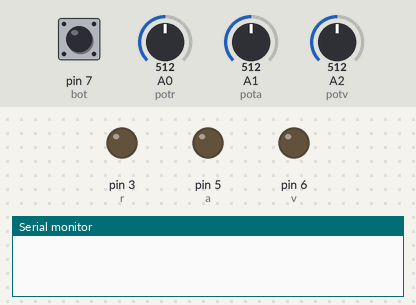
Bench run of a sketch on a simulated Arduino Uno, built with avr-gcc and run on an emulated ATmega328P. Parts: output pins drawn as LEDs (lit = HIGH), the last lines printed to the serial monitor. The inputs (shaded band) are chosen by the test bench; at power-on: pin 7 (bot) LOW, A0 (potr) = 512, A1 (pota) = 512, A2 (potv) = 512.

Above: at 1.2 s.
1.3 s: pin 7 (bot) pulled HIGH for 0.15 s
At 12.5 s:
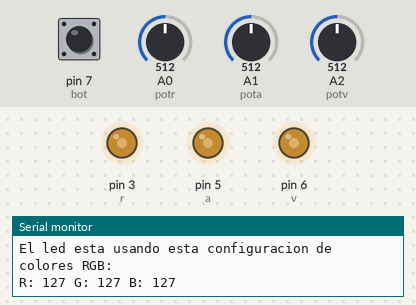
Timing chart, 0 to 12.8 s (numbered marks = the images above; inputs shaded):
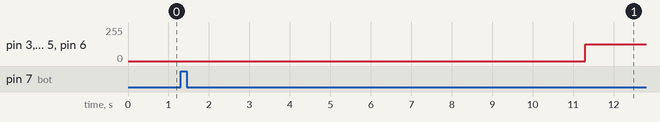

The sketch:

tp_n_3_lectura_an_loga_y_monitor_serial1.ino
```cpp
#define r 3
#define a 5
#define v 6
#define bot 7
int estado = 0;
int potr = A0;
int pota = A1;
int potv = A2;
int valpotr;
int valpota;
int valpotv;
int ledr;
int leda;
int ledv;

void setup()
{
  pinMode(r, OUTPUT);
  pinMode(a, OUTPUT);
  pinMode(v, OUTPUT);
  pinMode(potr, INPUT);
  pinMode(pota, INPUT);
  pinMode(potv, INPUT);
  Serial.begin(9600);
}

void loop()
{
  valpotr = analogRead(potr);
  valpota = analogRead(pota);
  valpotv = analogRead(potv);
  estado = digitalRead(bot);

  if (estado == HIGH){
    analogWrite(r, 0);
    analogWrite(a, 0);
    analogWrite(v, 0);
    Serial.println( "Tiene 10 s para configurar el color del led....");
    ledr = map(valpotr, 0, 1023, 0, 255);
    leda = map(valpota, 0, 1023, 0, 255);
    ledv = map(valpotv, 0, 1023, 0, 255);
    delay(10000);

    analogWrite(r, ledr);
    analogWrite(a, leda);
    analogWrite(v, ledv);

    Serial.println("El led esta usando esta configuracion de colores RGB:   ");
    Serial.print("R: ");
    Serial.print(ledr);
    Serial.print(" ");
    Serial.print("G: ");
    Serial.print(ledv);
    Serial.print(" ");
    Serial.print("B: ");
    Serial.println(leda);
    delay(500);
  }
}
```

Measured:
- after the input at 1.3 s, pin 3 (r), pin 5 (a), pin 6 (v): 0/255 → 127/255 after 10.0 s
